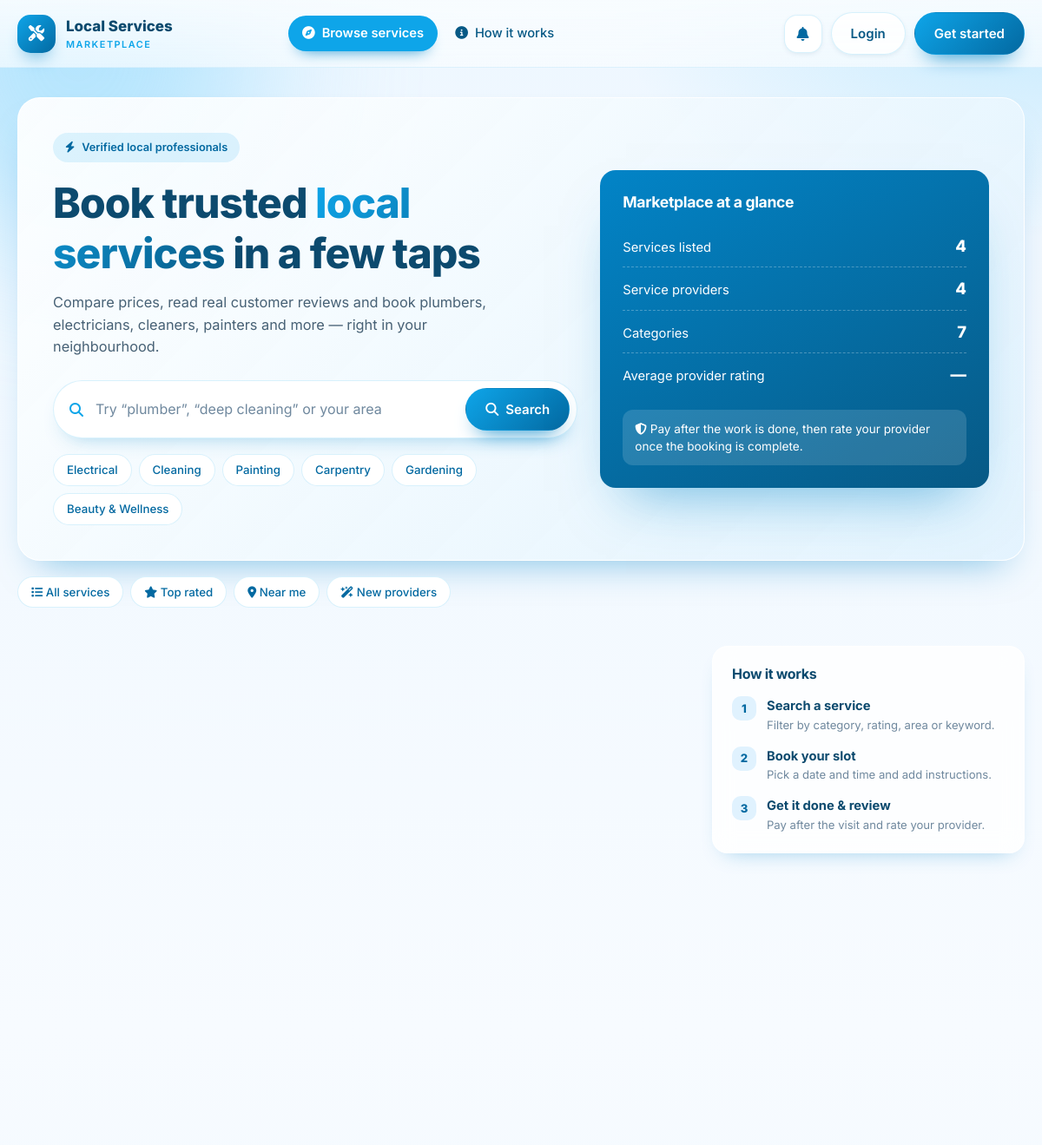
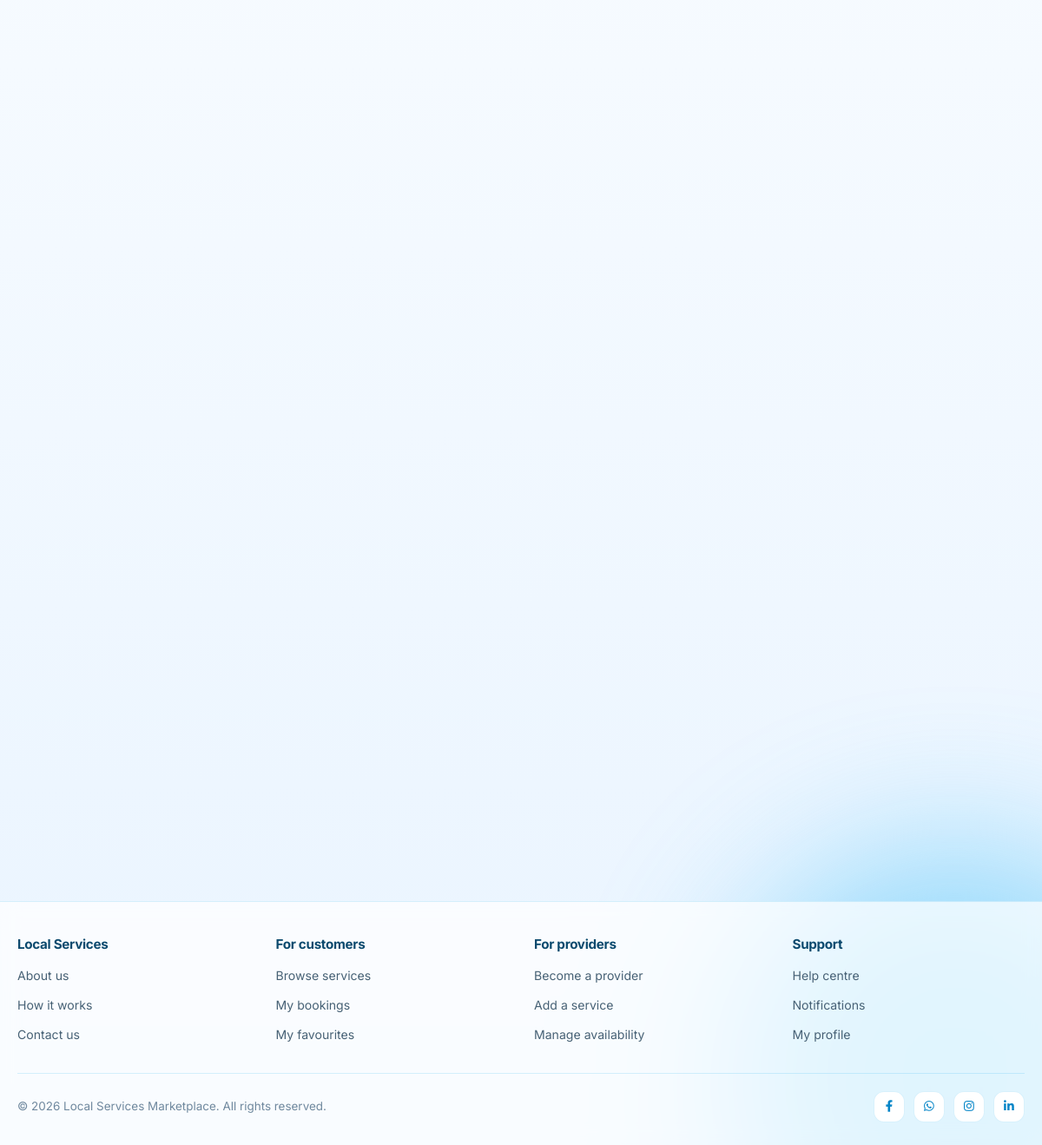
The page / on the database its author committed (2 pictures, top to bottom).
### services/models.py (models this page shows, shortened)
class Category(models.Model):
    ICON_FALLBACKS = {
        'plumbing': 'fas fa-wrench',
        'electrical': 'fas fa-bolt',
        'cleaning': 'fas fa-broom',
        'painting': 'fas fa-paint-roller',
        'carpentry': 'fas fa-hammer',
        'gardening': 'fas fa-seedling',
        'beauty': 'fas fa-spa',
        'beauty & wellness': 'fas fa-spa',
        'moving': 'fas fa-truck',
        'appliance repair': 'fas fa-plug',
        'other': 'fas fa-tools',
    }
    name = models.CharField(max_length=100)
    icon = models.CharField(max_length=50, help_text="FontAwesome icon class (e.g., fas fa-wrench)")
    created_at = models.DateTimeField(auto_now_add=True)
    @property
    def icon_class(self):
        if self.icon:
            return self.icon
        return self.ICON_FALLBACKS.get(self.name.strip().lower(), 'fas fa-tools')
    class Meta:
        verbose_name_plural = "Categories"

### cityservices/views.py (the view)
# urls.py: 2. Add a URL to urlpatterns:  path('', views.home, name='home')
def home(request):
    query = request.GET.get('q', '').strip()
    selected_filter = request.GET.get('filter', '')
    featured_services = Service.objects.filter(
        featured=True, available=True
    ).select_related('category', 'provider__profile')
    if query:
        featured_services = featured_services.filter(Q(name__icontains=query) | Q(description__icontains=query) | Q(location__icontains=query) | Q(provider__profile__service_area__icontains=query))
    if selected_filter == 'new':
        featured_services = featured_services.order_by('-created_at')
    elif selected_filter == 'top_rated':
        featured_services = featured_services.order_by('-provider__profile__rating')
    else:
        featured_services = featured_services.order_by('-created_at')
    featured_services = featured_services[:4]
    categories = Category.objects.annotate(
        service_count=models.Count('service', filter=Q(service__available=True))
    )
    top_providers = User.objects.filter(
        profile__is_provider=True,
        service__available=True
    ).annotate(
        service_count=models.Count('service'),
        min_price=models.Min('service__price', filter=Q(service__available=True)),
    ).filter(
        service_count__gt=0
    ).distinct().order_by('-profile__rating')[:4]
    average_rating = Profile.objects.filter(is_provider=True).aggregate(
        avg=models.Avg('rating')
    )['avg'] or 0
    return render(request, 'home.html', {
        'featured_services': featured_services,
        'categories': categories,
        'top_providers': top_providers,
        'query': query,
        'selected_filter': selected_filter,
        'total_services': Service.objects.filter(available=True).count(),
        'total_providers': Profile.objects.filter(is_provider=True).count(),
        'total_categories': categories.count(),
        'average_rating': round(average_rating, 1),
    })

### accounts/context_processors.py (called while the page is built)
def notification_context(request):
    if not request.user.is_authenticated:
        return {'unread_notification_count': 0}
    return {'unread_notification_count': request.user.notifications.filter(is_read=False).count()}

### services/models.py (called while the page is built)
    @property
    def average_rating(self):
        reviews = self.review_set.all()
        if reviews:
            return sum(review.rating for review in reviews) / len(reviews)
        return 0

    @property
    def review_count(self):
        return self.review_set.count()

### templates/home.html (shortened to what this page needs)
{% load static %}
<!DOCTYPE html>
<html lang="en">
<head>
    <link rel="stylesheet" href="https://cdnjs.cloudflare.com/ajax/libs/font-awesome/6.4.0/css/all.min.css">
    <link rel="stylesheet" href="{% static 'css/home.css' %}">
</head>
<body>
    <div class="bg-orb orb-1" aria-hidden="true"></div>
    <div class="bg-orb orb-2" aria-hidden="true"></div>
    <header class="site-header">
        <div class="container header-inner">
            <a class="brand" href="{% url 'home' %}">
                <span class="brand-icon" aria-hidden="true"><i class="fas fa-screwdriver-wrench"></i></span>
                <span>Local Services<small>Marketplace</small></span>
            </a>
            <nav class="main-nav" aria-label="Primary">
                <a href="{% url 'services:service_list' %}" class="is-active">
                    <i class="fas fa-compass" aria-hidden="true"></i> Browse services
                </a>
                <a href="{% url 'about' %}">
                    <i class="fas fa-circle-info" aria-hidden="true"></i> How it works
                </a>
            </nav>
            <div class="header-actions">
                <a class="icon-btn" href="{% if user.is_authenticated %}{% url 'accounts:notifications' %}{% else %}{% url 'accounts:login' %}{% endif %}" aria-label="Notifications">
                    <i class="fas fa-bell" aria-hidden="true"></i>
                </a>
                {% if user.is_authenticated %}
                    <a class="btn btn-ghost" href="{% url 'accounts:logout' %}">
                        <i class="fas fa-arrow-right-from-bracket" aria-hidden="true"></i> Logout
                    </a>
                {% else %}
                    <a class="btn btn-ghost" href="{% url 'accounts:login' %}">Login</a>
                    <a class="btn btn-primary" href="{% url 'accounts:register' %}">Get started</a>
                {% endif %}
            </div>
        </div>
    </header>
    <main id="main" class="page">
        <div class="container">
            <section class="hero">
                <div>
                    <span class="pill">
                        <i class="fas fa-bolt" aria-hidden="true"></i> Verified local professionals
                    </span>
                    <h1>Book trusted <span class="grad">local services</span> in a few taps</h1>
                    <p class="hero-sub">
                        Compare prices, read real customer reviews and book plumbers, electricians,
                        cleaners, painters and more &mdash; right in your neighbourhood.
                    </p>
                    <form class="search" method="get" action="{% url 'services:service_list' %}" role="search">
                        <i class="fas fa-magnifying-glass search-icon" aria-hidden="true"></i>
                        <input id="homeSearch" type="search" name="q" value="{{ query }}"
                               placeholder="Try &ldquo;plumber&rdquo;, &ldquo;deep cleaning&rdquo; or your area">
                        <button class="btn btn-primary" type="submit">
                            <i class="fas fa-search" aria-hidden="true"></i> Search
                        </button>
                    </form>
                    <div class="chips" aria-label="Popular categories">
                        {% for category in categories|slice:":6" %}
                            <a class="chip" href="{% url 'services:service_list' %}?category={{ category.name|urlencode }}">{{ category.name }}</a>
                        {% endfor %}
                    </div>
                </div>
                <aside class="hero-card" aria-label="Marketplace summary">
                    <h2>Marketplace at a glance</h2>
                    <div class="stat-row">
                        <span>Services listed</span><strong>{{ total_services }}</strong>
                    </div>
                    <div class="stat-row">
                        <span>Service providers</span><strong>{{ total_providers }}</strong>
                    </div>
                    <div class="stat-row">
                        <span>Categories</span><strong>{{ total_categories }}</strong>
                    </div>
                    <div class="stat-row">
                        <span>Average provider rating</span>
                        <strong>
                            {% if average_rating %}{{ average_rating }} <i class="fas fa-star" aria-hidden="true"></i>{% else %}&mdash;{% endif %}
                        </strong>
                    </div>
                    <p class="hero-note">
                        <i class="fas fa-shield-halved" aria-hidden="true"></i>
                        Pay after the work is done, then rate your provider once the booking is complete.
                    </p>
                </aside>
            </section>
            <nav class="chips" aria-label="Service filters">
                <a class="chip" href="{% url 'services:service_list' %}"><i class="fas fa-list" aria-hidden="true"></i> All services</a>
                <a class="chip" href="{% url 'services:service_list' %}?filter=top_rated"><i class="fas fa-star" aria-hidden="true"></i> Top rated</a>
                <a class="chip" href="{% url 'services:service_list' %}?filter=near_me{% if query %}&amp;q={{ query|urlencode }}{% endif %}"><i class="fas fa-location-dot" aria-hidden="true"></i> Near me</a>
                <a class="chip" href="{% url 'services:service_list' %}?filter=new"><i class="fas fa-wand-magic-sparkles" aria-hidden="true"></i> New providers</a>
            </nav>
            <div class="layout">
                <div class="stack">
                </div>
                <aside class="sidebar">
                    <div class="panel">
                        <h2>How it works</h2>
                        <ul class="steps">
                            <li>
                                <span class="step-num">1</span>
                                <span>
                                    <strong>Search a service</strong>
                                    <span class="step-text">Filter by category, rating, area or keyword.</span>
                                </span>
                            </li>
                            <li>
                                <span class="step-num">2</span>
                                <span>
                                    <strong>Book your slot</strong>
                                    <span class="step-text">Pick a date and time and add instructions.</span>
                                </span>
                            </li>
                            <li>
                                <span class="step-num">3</span>
                                <span>
                                    <strong>Get it done &amp; review</strong>
                                    <span class="step-text">Pay after the visit and rate your provider.</span>
                                </span>
                            </li>
                        </ul>
                    </div>
                </aside>
            </div>
        </div>
    </main>
    <footer class="site-footer">
        <div class="container">
            <div class="footer-grid">
                <div class="footer-col">
                    <h3>Local Services</h3>
                    <ul>
                        <li><a href="{% url 'about' %}">About us</a></li>
                        <li><a href="{% url 'about' %}">How it works</a></li>
                        <li><a href="{% url 'contact' %}">Contact us</a></li>
                    </ul>
                </div>
                <div class="footer-col">
                    <h3>For customers</h3>
                    <ul>
                        <li><a href="{% url 'services:service_list' %}">Browse services</a></li>
                        <li><a href="{% url 'bookings:my_bookings' %}">My bookings</a></li>
                        <li><a href="{% url 'services:favorite_list' %}">My favourites</a></li>
                    </ul>
                </div>
                <div class="footer-col">
                    <h3>For providers</h3>
                    <ul>
                        <li><a href="{% url 'accounts:register' %}">Become a provider</a></li>
                        <li><a href="{% url 'services:add_service' %}">Add a service</a></li>
                        <li><a href="{% url 'services:availability' %}">Manage availability</a></li>
                    </ul>
                </div>
                <div class="footer-col">
                    <h3>Support</h3>
                    <ul>
                        <li><a href="{% url 'contact' %}">Help centre</a></li>
                        <li><a href="{% url 'accounts:notifications' %}">Notifications</a></li>
                        <li><a href="{% url 'accounts:profile' %}">My profile</a></li>
                    </ul>
                </div>
            </div>
            <div class="footer-bottom">
                <p>&copy; {% now "Y" %} Local Services Marketplace. All rights reserved.</p>
                <div class="socials" aria-label="Social links">
                    <a href="{% url 'contact' %}" aria-label="Facebook"><i class="fab fa-facebook-f" aria-hidden="true"></i></a>
                    <a href="{% url 'contact' %}" aria-label="WhatsApp"><i class="fab fa-whatsapp" aria-hidden="true"></i></a>
                    <a href="{% url 'contact' %}" aria-label="Instagram"><i class="fab fa-instagram" aria-hidden="true"></i></a>
                    <a href="{% url 'contact' %}" aria-label="LinkedIn"><i class="fab fa-linkedin-in" aria-hidden="true"></i></a>
                </div>
            </div>
        </div>
    </footer>
</body>
</html>

### rows shown on the page
Category: name "Electrical"
Category: name "Cleaning"
Category: name "Painting"
Category: name "Carpentry"
Category: name "Gardening"
Category: name "Beauty & Wellness"

### other values the page prints
{{ total_services }} "4"
{{ total_providers }} "4"
{{ total_categories }} "7"
